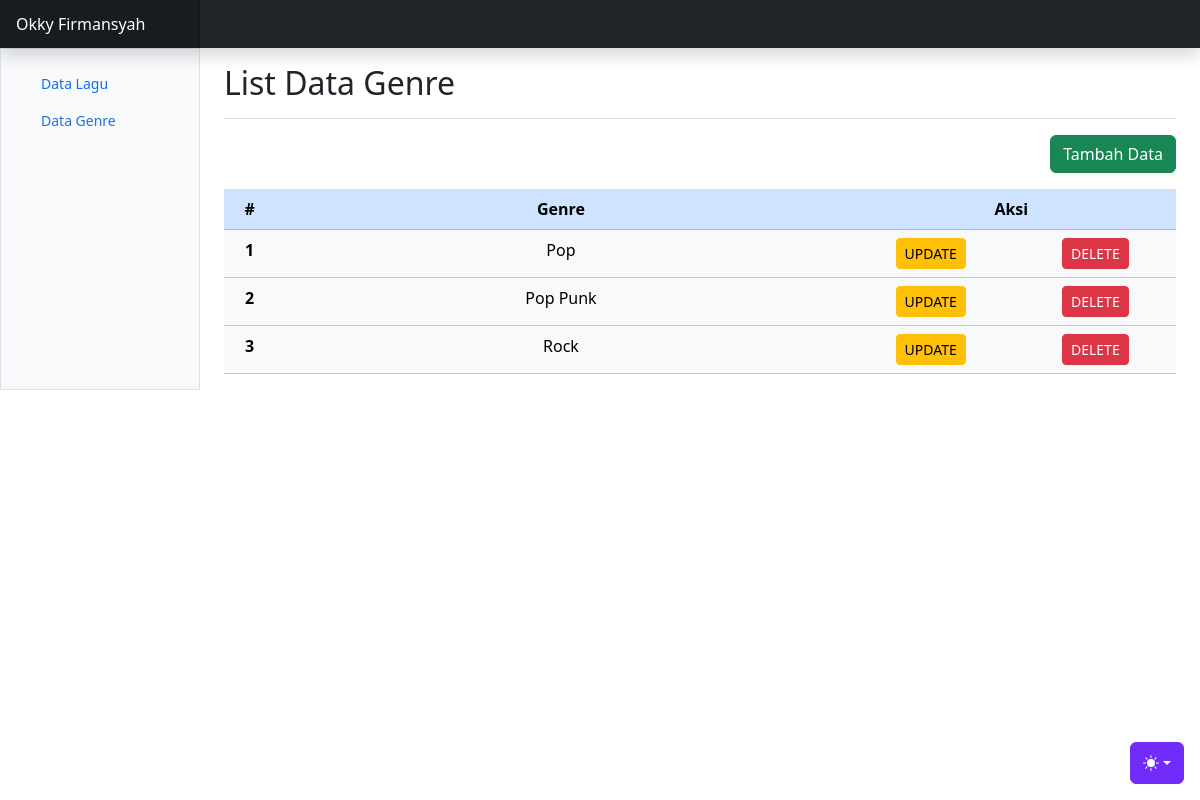
/genre, run on the app's committed database.
### tables this page shows
CREATE TABLE `okky_genre_lagu` (
  `idGenre` int(11) NOT NULL,
  `namaGenre` varchar(255) NOT NULL
);

### application/controllers/GenreController.php (called while the page is built, shortened)
<?php
class GenreController extends CI_Controller
{
    function __construct()
    {
        $this->load->model('Genre_M');
    }
    function index()
    {
        $data['judul'] = "List Data Genre";
        $data['genre'] = $this->Genre_M->get_genre();
        $this->load->view('template/header', $data);
        $this->load->view('template/sidebar');
        $this->load->view('genre/v_genre', $data);
        $this->load->view('template/footer');
    }
}

### index.php (called while the page is built, shortened)
<?php
require_once BASEPATH.'core/CodeIgniter.php';

### application/models/Genre_M.php (called while the page is built, shortened)
<?php
class Genre_M extends CI_Model
{
    function get_genre()
    {
        return $this->db->get('okky_genre_lagu')->result();
    }
}

### application/views/genre/v_genre.php (the view, shortened to what this page needs)
<main class="col-md-9 ms-sm-auto col-lg-10 px-md-4">
    <div class="d-flex justify-content-between flex-wrap flex-md-nowrap align-items-center pt-3 pb-2 mb-3 border-bottom">
        <h1 class="h2"><?= $judul ?></h1>
    </div>
    <div class="row">
        <div class="col-12 d-flex justify-content-end align-items-center">
            <a href="<?= base_url('genre/tambahdata') ?>" class="btn btn-success">Tambah Data</a>
        </div>
        <div class="table-responsive">
            <table class=" table table-light table-hover text-center mt-3">
                <thead class="table-primary">
                    <tr>
                        <th scope="col">#</th>
                        <th scope="col" width="60%">Genre</th>
                        <th scope="col" colspan="2">Aksi</th>
                    </tr>
                </thead>
                <tbody>
                    <?php $i = 1; ?>
                    <?php foreach ($genre as $data) : ?>
                        <tr>
                            <th scope="row"><?= $i++ ?></th>
                            <td><?= $data->namaGenre ?></td>
                            <td><a href="<?= base_url('genre/update/' . $data->idGenre); ?>" class="btn btn-sm btn-warning">UPDATE</a>
                            </td>
                            <td><a href="<?= base_url('genre/delete/' . $data->idGenre); ?>" class="btn btn-sm btn-danger">DELETE</a>
                            </td>
                        </tr>
                    <?php endforeach; ?>
                </tbody>
            </table>
        </div>
    </div>
</main>

### data on the page
okky_genre_lagu: namaGenre "Pop"
okky_genre_lagu: namaGenre "Pop Punk"
okky_genre_lagu: namaGenre "Rock"

### other printed values
$judul "List Data Genre"
